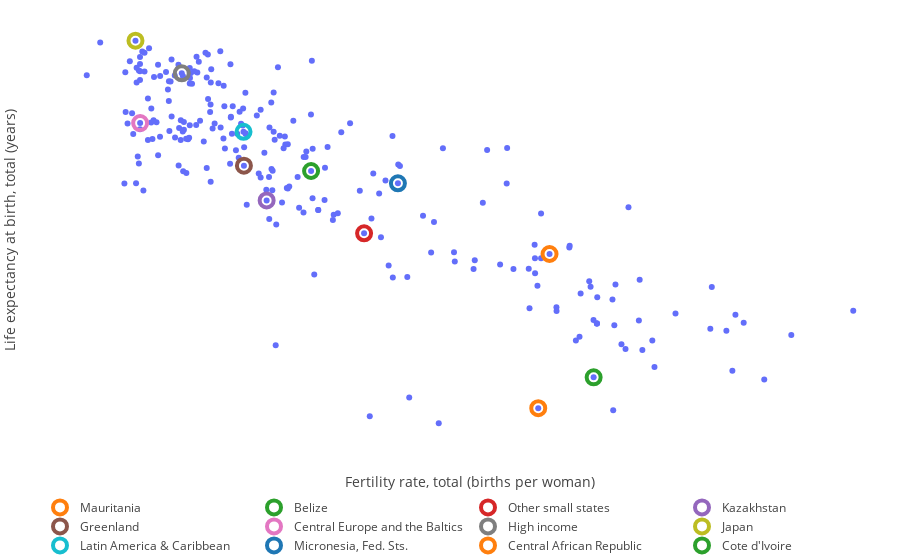

The notebook cell saved with this chart:
### Code cell
fig2.show()

### Figure 1 — Plotly figure (JSON) as saved in the notebook; plotly's stock layout.template omitted (floating-point values rounded to 4 significant figures; data arrays with more than 128 entries replaced by an {"elided": "..."} marker saying what was removed)
{"data": [{"customdata": {"elided": "264 str values"}, "hovertemplate": "<b>%{hovertext}</b><br><br>x=%{x}<br>y=%{y}<extra></extra>", "hovertext": {"elided": "264 str values"}, "legendgroup": "", "marker": {"color": "#636efa", "symbol": "circle"}, "mode": "markers", "name": "", "orientation": "v", "showlegend": false, "type": "scatter", "x": {"elided": "264 float values"}, "xaxis": "x", "y": {"elided": "264 float values"}, "yaxis": "y"}, {"hoverinfo": "skip", "marker": {"line": {"width": 4}, "size": 14, "symbol": "circle-open"}, "mode": "markers", "name": "Mauritania", "type": "scatter", "x": [5.002], "y": [61.14]}, {"hoverinfo": "skip", "marker": {"line": {"width": 4}, "size": 14, "symbol": "circle-open"}, "mode": "markers", "name": "Belize", "type": "scatter", "x": [2.893], "y": [69.45]}, {"hoverinfo": "skip", "marker": {"line": {"width": 4}, "size": 14, "symbol": "circle-open"}, "mode": "markers", "name": "Other small states", "type": "scatter", "x": [3.362], "y": [63.21]}, {"hoverinfo": "skip", "marker": {"line": {"width": 4}, "size": 14, "symbol": "circle-open"}, "mode": "markers", "name": "Kazakhstan", "type": "scatter", "x": [2.5], "y": [66.5]}, {"hoverinfo": "skip", "marker": {"line": {"width": 4}, "size": 14, "symbol": "circle-open"}, "mode": "markers", "name": "Greenland", "type": "scatter", "x": [2.299], "y": [69.98]}, {"hoverinfo": "skip", "marker": {"line": {"width": 4}, "size": 14, "symbol": "circle-open"}, "mode": "markers", "name": "Central Europe and the Baltics", "type": "scatter", "x": [1.381], "y": [74.25]}, {"hoverinfo": "skip", "marker": {"line": {"width": 4}, "size": 14, "symbol": "circle-open"}, "mode": "markers", "name": "High income", "type": "scatter", "x": [1.749], "y": [79.24]}, {"hoverinfo": "skip", "marker": {"line": {"width": 4}, "size": 14, "symbol": "circle-open"}, "mode": "markers", "name": "Japan", "type": "scatter", "x": [1.34], "y": [82.51]}, {"hoverinfo": "skip", "marker": {"line": {"width": 4}, "size": 14, "symbol": "circle-open"}, "mode": "markers", "name": "Latin America & Caribbean", "type": "scatter", "x": [2.296], "y": [73.38]}, {"hoverinfo": "skip", "marker": {"line": {"width": 4}, "size": 14, "symbol": "circle-open"}, "mode": "markers", "name": "Micronesia, Fed. Sts.", "type": "scatter", "x": [3.661], "y": [68.22]}, {"hoverinfo": "skip", "marker": {"line": {"width": 4}, "size": 14, "symbol": "circle-open"}, "mode": "markers", "name": "Central African Republic", "type": "scatter", "x": [4.902], "y": [45.69]}, {"hoverinfo": "skip", "marker": {"line": {"width": 4}, "size": 14, "symbol": "circle-open"}, "mode": "markers", "name": "Cote d'Ivoire", "type": "scatter", "x": [5.392], "y": [48.78]}], "layout": {"autosize": true, "hovermode": "closest", "legend": {"orientation": "h", "tracegroupgap": 0}, "margin": {"b": 40, "l": 40, "r": 0, "t": 10}, "xaxis": {"anchor": "y", "autorange": true, "domain": [0, 1], "range": [0.4741, 8.123], "showgrid": false, "showticklabels": false, "title": {"text": "Fertility rate, total (births per woman)"}, "type": "linear", "zeroline": false}, "yaxis": {"anchor": "x", "autorange": true, "domain": [0, 1], "range": [41.06, 86.74], "showgrid": false, "showticklabels": false, "title": {"text": "Life expectancy at birth, total (years)"}, "type": "linear", "zeroline": false}}}
